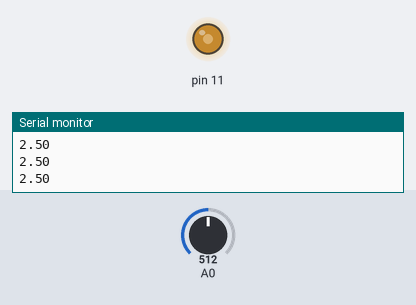
Bench run of a sketch on a simulated Arduino Uno, built with avr-gcc and run on an emulated ATmega328P. Shown: output pins drawn as LEDs (lit = HIGH), the last lines printed to the serial monitor. Inputs (shaded band) come from the test bench; at power-on: A0 = 512.

Above: at 1.2 s.
1.3 s: A0 set to 716
At 1.9 s:
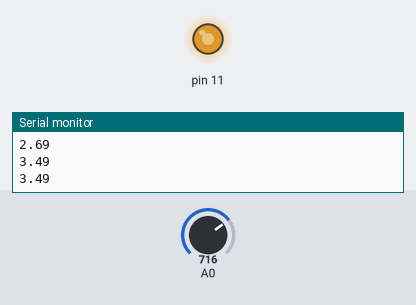
3.1 s: A0 set to 900
At 3.39 s:
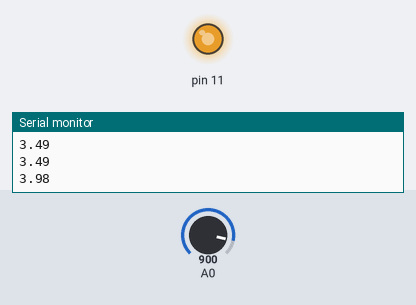
5.0 s: A0 set to 122
At 6.9 s:
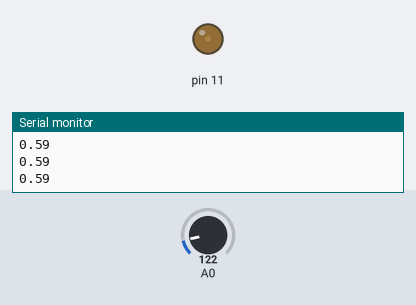
Timing chart, 0 to 8.4 s (numbered marks = the images above; inputs shaded):
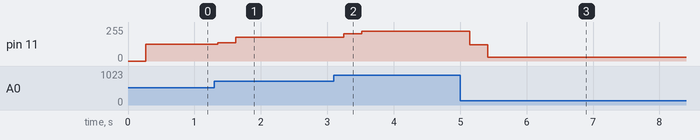

Measured:
- after the input at 1.3 s, pin 11: 127/255 → 137/255 after 0.05 s, → 178/255 0.27 s later
- after the input at 3.1 s, pin 11: 178/255 → 204/255 after 0.15 s, → 224/255 0.27 s later
- after the input at 5.0 s, pin 11: 224/255 → 121/255 after 0.14 s, → 30/255 0.27 s later

The sketch:

sketch_oct08a.ino
```cpp
int const MAX_SAMPLE=128;
int const PC_PINS[]={0,1,2,3,4,5};

void setup() {
    Serial.begin(57600);
}
long average(int pina){
  long _t=-1;
  for(int i=0; i<MAX_SAMPLE;i++){
    _t+=analogRead(pina);
    delay(2);}
    _t=(_t/MAX_SAMPLE);
  return (_t);}
void loop() {
  long reading = average(PC_PINS[0]);
  analogWrite(11, reading/4);
  float voltage =(reading/1024.0)*5.0;
  Serial.println(voltage);
}
```
